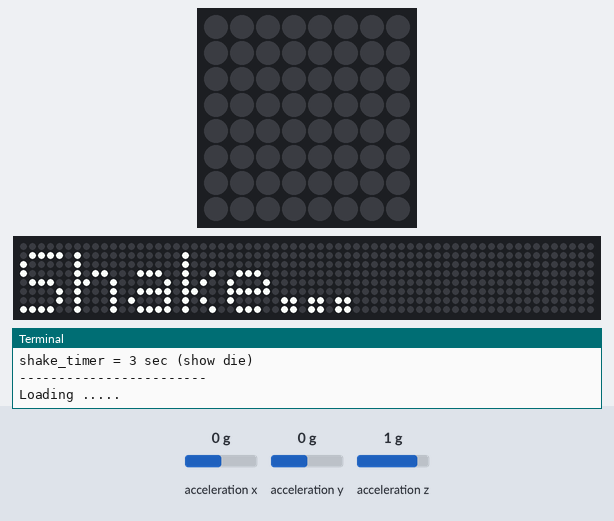
The program below on a simulated Raspberry Pi (BCM pin numbers) with a Sense HAT. Shown: the Sense HAT's 8×8 RGB LED matrix, a strip that is not on the board, showing the scrolling text unrolled, the last lines printed to the terminal. Inputs (shaded band) come from the test bench; at power-on: acceleration x 0 g, acceleration y 0 g, acceleration z 1 g. Random numbers come from a fixed seed; the 64×8 strip is a reading aid, not a part: it shows the text the matrix is scrolling, unrolled, one strip-width of it at a time; the clock reads 2024-03-15 10:24:30 at power-on unless the program sets it.

Above: at 4.6 s.
5.9 s: acceleration x set to -1.4 g
At 6.5 s:
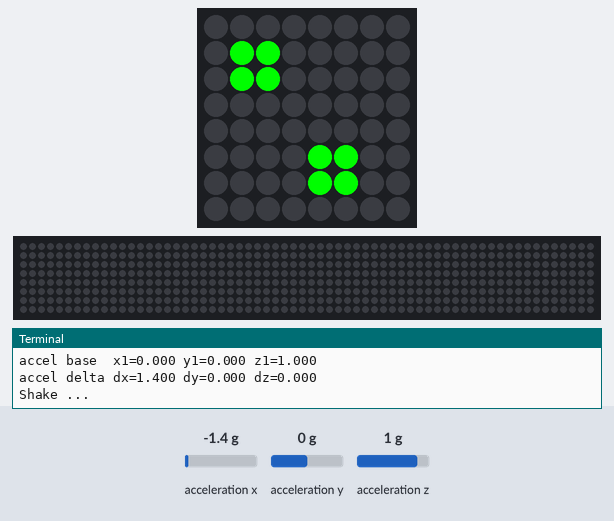
At 10.4 s:
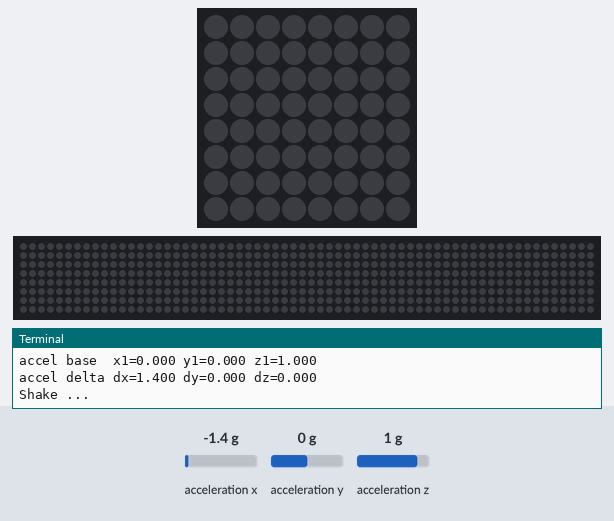
Timing chart, 0 to 11.9 s (numbered marks = the images above; inputs shaded):
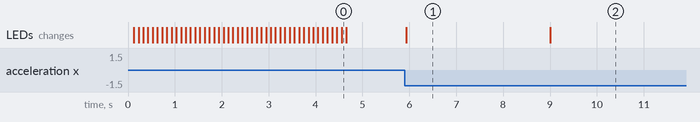

Measured:
- after the input at 5.9 s, the LEDs: change at once (image 1)
- what the display in image 1 shows lasts 3.1 s, from 5.9 s to 9.0 s

The program:

dice.py
```python
#!/usr/bin/python
"""
Original code modified by Claude Pageau pageauc@gmail.com
This code was originally posted
here http://www.suppertime.co.uk/blogmywiki/2015/12/raspberrypi-dice-project/
Not sure who the original author is.
I had a Raspberry pi sense-hat and decided to do some improvements.
This code is designed to run on a raspberry pi with a sense hat installed and
working per instructions here https://www.raspberrypi.org/documentation/hardware/sense-hat/

"""
# User Settings
debug = True
accel_thresh = 0.4
shake_timer = 3  # seconds to show die before cleaing display

print("Settings dice.py ver 1.1")
print("------------------------")
print("debug = %s" % debug)
print("accel_thresh = %0.3f (delta)" % accel_thresh)
print("shake_timer = %i sec (show die)" % shake_timer)
print("------------------------")
print("Loading .....")

from sense_hat import SenseHat
import time
import random
sense = SenseHat() # initialize

# Setup dice display variables

b = [0, 0, 0]
g = [0, 255, 0]
r = [255, 0, 0]

one = [
b,b,b,b,b,b,b,b,
b,b,b,b,b,b,b,b,
b,b,b,b,b,b,b,b,
b,b,b,g,g,b,b,b,
b,b,b,g,g,b,b,b,
b,b,b,b,b,b,b,b,
b,b,b,b,b,b,b,b,
b,b,b,b,b,b,b,b,
]

two = [
b,b,b,b,b,b,b,b,
b,g,g,b,b,b,b,b,
b,g,g,b,b,b,b,b,
b,b,b,b,b,b,b,b,
b,b,b,b,b,b,b,b,
b,b,b,b,g,g,b,b,
b,b,b,b,g,g,b,b,
b,b,b,b,b,b,b,b,
]

three = [
g,g,b,b,b,b,b,b,
g,g,b,b,b,b,b,b,
b,b,b,b,b,b,b,b,
b,b,b,g,g,b,b,b,
b,b,b,g,g,b,b,b,
b,b,b,b,b,b,b,b,
b,b,b,b,b,b,g,g,
b,b,b,b,b,b,g,g,
]

four = [
b,b,b,b,b,b,b,b,
b,g,g,b,b,g,g,b,
b,g,g,b,b,g,g,b,
b,b,b,b,b,b,b,b,
b,b,b,b,b,b,b,b,
b,g,g,b,b,g,g,b,
b,g,g,b,b,g,g,b,
b,b,b,b,b,b,b,b,
]

five = [
g,g,b,b,b,b,g,g,
g,g,b,b,b,b,g,g,
b,b,b,b,b,b,b,b,
b,b,b,g,g,b,b,b,
b,b,b,g,g,b,b,b,
b,b,b,b,b,b,b,b,
g,g,b,b,b,b,g,g,
g,g,b,b,b,b,g,g,
]

six = [
r,r,b,b,b,b,r,r,
r,r,b,b,b,b,r,r,
b,b,b,b,b,b,b,b,
r,r,b,b,b,b,r,r,
r,r,b,b,b,b,r,r,
b,b,b,b,b,b,b,b,
r,r,b,b,b,b,r,r,
r,r,b,b,b,b,r,r,
]

def roll_dice():
    r = random.randint(1,6)
    if r == 1:
        sense.set_pixels(one)
    elif r == 2:
        sense.set_pixels(two)
    elif r == 3:
        sense.set_pixels(three)
    elif r == 4:
        sense.set_pixels(four)
    elif r == 5:
        sense.set_pixels(five)
    elif r == 6:
        sense.set_pixels(six)

try:
    sense.clear()
    sense.show_message("Shake...")
    print("Shake to Roll the Die")
    start_time = time.time()
    next_roll = True
    while True:
        x, y, z = sense.get_accelerometer_raw().values()
        x1 = abs(x)
        y1 = abs(y)
        z1 = abs(z)
        time.sleep(0.1)
        x, y, z = sense.get_accelerometer_raw().values()
        dx = abs(abs(x1) - abs(x))
        dy = abs(abs(y1) - abs(y))
        dz = abs(abs(z1) - abs(z))
        if dx > accel_thresh or dy > accel_thresh or dz > accel_thresh:
            if next_roll:
                roll_dice()
                next_roll = False
                start_time = time.time()
                if debug:
                    print("accel base  x1=%0.3f y1=%0.3f z1=%0.3f" %( x1, y1, z1 ))
                    print("accel delta dx=%0.3f dy=%0.3f dz=%0.3f" %( dx, dy, dz ))
                print("Shake ...")
        if time.time() - start_time > shake_timer:
            next_roll = True
            sense.clear()
except:
   print("Bye")
   sense.clear()
```
